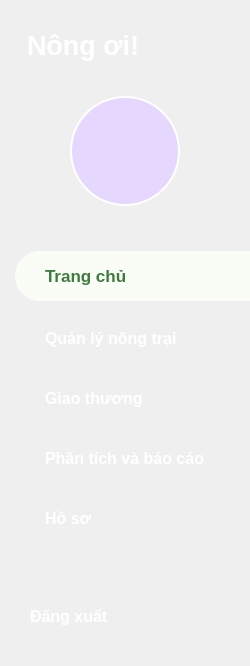
    <widget class="QFrame" name="sidebar">
     <property name="minimumSize">
      <size>
       <width>250</width>
       <height>0</height>
      </size>
     </property>
     <property name="maximumSize">
      <size>
       <width>250</width>
       <height>16777215</height>
      </size>
     </property>
     <property name="styleSheet">
      <string notr="true">QFrame#sidebar {
    background-color: #3E7B40;
}</string>
     </property>
     <layout class="QVBoxLayout" name="verticalLayout_sidebar">
      <property name="spacing">
       <number>15</number>
      </property>
      <property name="leftMargin">
       <number>0</number>
      </property>
      <property name="topMargin">
       <number>30</number>
      </property>
      <property name="rightMargin">
       <number>0</number>
      </property>
      <property name="bottomMargin">
       <number>30</number>
      </property>
      <item>
       <widget class="QLabel" name="lbl_logo">
        <property name="styleSheet">
         <string notr="true">color: white;
font-size: 20pt;
font-weight: bold;
padding-left: 20px;</string>
        </property>
        <property name="text">
         <string>Nông ơi!</string>
        </property>
       </widget>
      </item>
      <item>
       <spacer name="verticalSpacer_avatar_top">
        <property name="orientation">
         <enum>Qt::Vertical</enum>
        </property>
        <property name="sizeType">
         <enum>QSizePolicy::Fixed</enum>
        </property>
        <property name="sizeHint" stdset="0">
         <size>
          <width>20</width>
          <height>20</height>
         </size>
        </property>
       </spacer>
      </item>
      <item>
       <layout class="QHBoxLayout" name="avatar_layout">
        <item>
         <widget class="QLabel" name="lbl_avatar">
          <property name="minimumSize">
           <size>
            <width>110</width>
            <height>110</height>
           </size>
          </property>
          <property name="maximumSize">
           <size>
            <width>110</width>
            <height>110</height>
           </size>
          </property>
          <property name="styleSheet">
           <string notr="true">background-color: #E6D7FF;
border-radius: 55px;
border: 2px solid white;</string>
          </property>
          <property name="text">
           <string/>
          </property>
          <property name="pixmap">
           <pixmap>../Hình ảnh/icon_user_purple.png</pixmap>
          </property>
          <property name="scaledContents">
           <bool>true</bool>
          </property>
          <property name="alignment">
           <set>Qt::AlignCenter</set>
          </property>
         </widget>
        </item>
       </layout>
      </item>
      <item>
       <spacer name="verticalSpacer_menu_top">
        <property name="orientation">
         <enum>Qt::Vertical</enum>
        </property>
        <property name="sizeType">
         <enum>QSizePolicy::Fixed</enum>
        </property>
        <property name="sizeHint" stdset="0">
         <size>
          <width>20</width>
          <height>30</height>
         </size>
        </property>
       </spacer>
      </item>
      <item>
       <widget class="QPushButton" name="btn_menu_trang_chu">
        <property name="minimumSize">
         <size>
          <width>0</width>
          <height>50</height>
         </size>
        </property>
        <property name="cursor">
         <cursorShape>PointingHandCursor</cursorShape>
        </property>
        <property name="styleSheet">
         <string notr="true">QPushButton {
    background-color: #F9FDF6;
    color: #3E7B40;
    font-size: 13pt;
    font-weight: bold;
    text-align: left;
    padding-left: 30px;
    border: none;
    border-top-left-radius: 25px;
    border-bottom-left-radius: 25px;
    margin-left: 15px;
}</string>
        </property>
        <property name="text">
         <string>Trang chủ</string>
        </property>
       </widget>
      </item>
      <item>
       <widget class="QPushButton" name="btn_menu_quan_ly">
        <property name="minimumSize">
         <size>
          <width>0</width>
          <height>45</height>
         </size>
        </property>
        <property name="cursor">
         <cursorShape>PointingHandCursor</cursorShape>
        </property>
        <property name="styleSheet">
         <string notr="true">QPushButton {
    background-color: transparent;
    color: white;
    font-size: 12pt;
    font-weight: bold;
    text-align: left;
    padding-left: 45px;
    border: none;
}
QPushButton:hover {
    color: #DDF3B9;
}</string>
        </property>
        <property name="text">
         <string>Quản lý nông trại</string>
        </property>
       </widget>
      </item>
      <item>
       <widget class="QPushButton" name="btn_menu_giao_thuong">
        <property name="minimumSize">
         <size>
          <width>0</width>
          <height>45</height>
         </size>
        </property>
        <property name="cursor">
         <cursorShape>PointingHandCursor</cursorShape>
        </property>
        <property name="styleSheet">
         <string notr="true">QPushButton {
    background-color: transparent;
    color: white;
    font-size: 12pt;
    font-weight: bold;
    text-align: left;
    padding-left: 45px;
    border: none;
}
QPushButton:hover {
    color: #DDF3B9;
}</string>
        </property>
        <property name="text">
         <string>Giao thương</string>
        </property>
       </widget>
      </item>
      <item>
       <widget class="QPushButton" name="btn_menu_phan_tich">
        <property name="minimumSize">
         <size>
          <width>0</width>
          <height>45</height>
         </size>
        </property>
        <property name="cursor">
         <cursorShape>PointingHandCursor</cursorShape>
        </property>
        <property name="styleSheet">
         <string notr="true">QPushButton {
    background-color: transparent;
    color: white;
    font-size: 12pt;
    font-weight: bold;
    text-align: left;
    padding-left: 45px;
    border: none;
}
QPushButton:hover {
    color: #DDF3B9;
}</string>
        </property>
        <property name="text">
         <string>Phân tích và báo cáo</string>
        </property>
       </widget>
      </item>
      <item>
       <widget class="QPushButton" name="btn_menu_ho_so">
        <property name="minimumSize">
         <size>
          <width>0</width>
          <height>45</height>
         </size>
        </property>
        <property name="cursor">
         <cursorShape>PointingHandCursor</cursorShape>
        </property>
        <property name="styleSheet">
         <string notr="true">QPushButton {
    background-color: transparent;
    color: white;
    font-size: 12pt;
    font-weight: bold;
    text-align: left;
    padding-left: 45px;
    border: none;
}
QPushButton:hover {
    color: #DDF3B9;
}</string>
        </property>
        <property name="text">
         <string>Hồ sơ</string>
        </property>
       </widget>
      </item>
      <item>
       <spacer name="verticalSpacer_sidebar_bottom">
        <property name="orientation">
         <enum>Qt::Vertical</enum>
        </property>
        <property name="sizeHint" stdset="0">
         <size>
          <width>20</width>
          <height>40</height>
         </size>
        </property>
       </spacer>
      </item>
      <item>
       <widget class="QPushButton" name="btn_dang_xuat">
        <property name="minimumSize">
         <size>
          <width>0</width>
          <height>40</height>
         </size>
        </property>
        <property name="cursor">
         <cursorShape>PointingHandCursor</cursorShape>
        </property>
        <property name="styleSheet">
         <string notr="true">QPushButton {
    background-color: transparent;
    color: white;
    font-size: 12pt;
    font-weight: bold;
    text-align: left;
    padding-left: 30px;
    border: none;
}
QPushButton:hover {
    color: #FFB3B3;
}</string>
        </property>
        <property name="text">
         <string>Đăng xuất</string>
        </property>
       </widget>
      </item>
     </layout>
    </widget>
